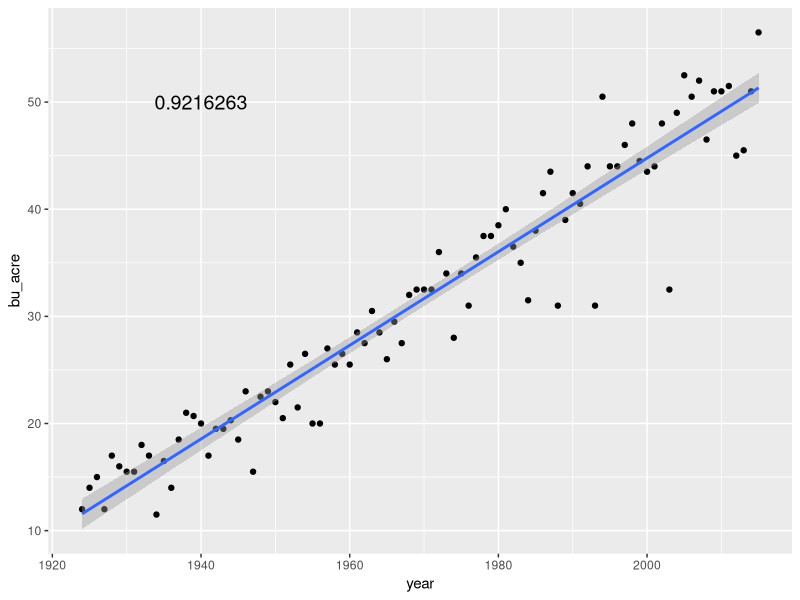
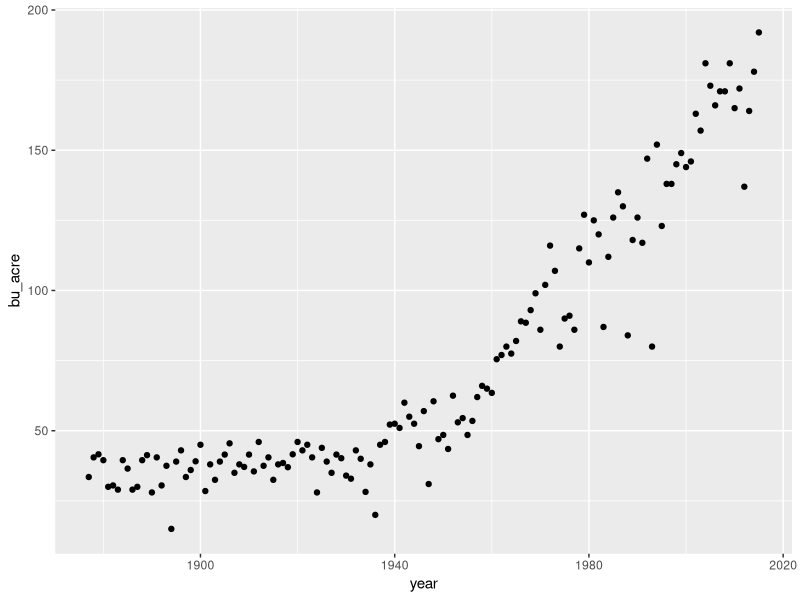
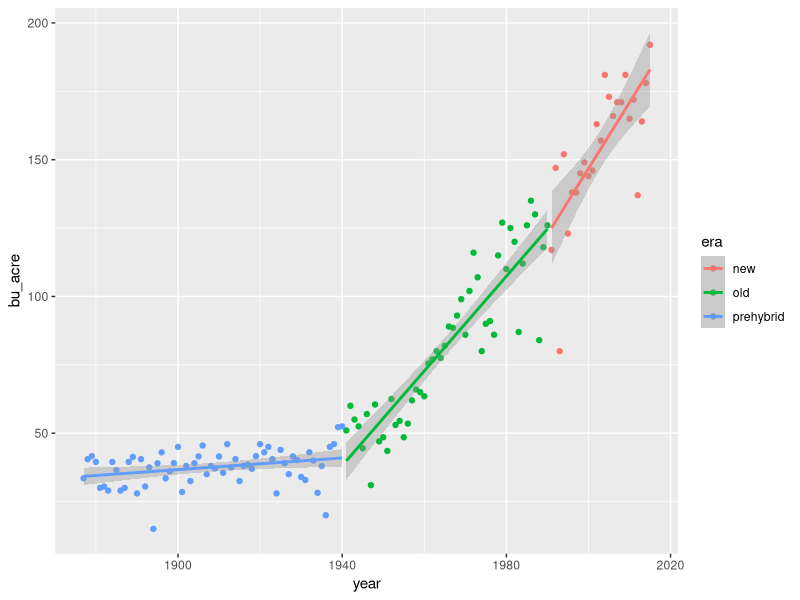
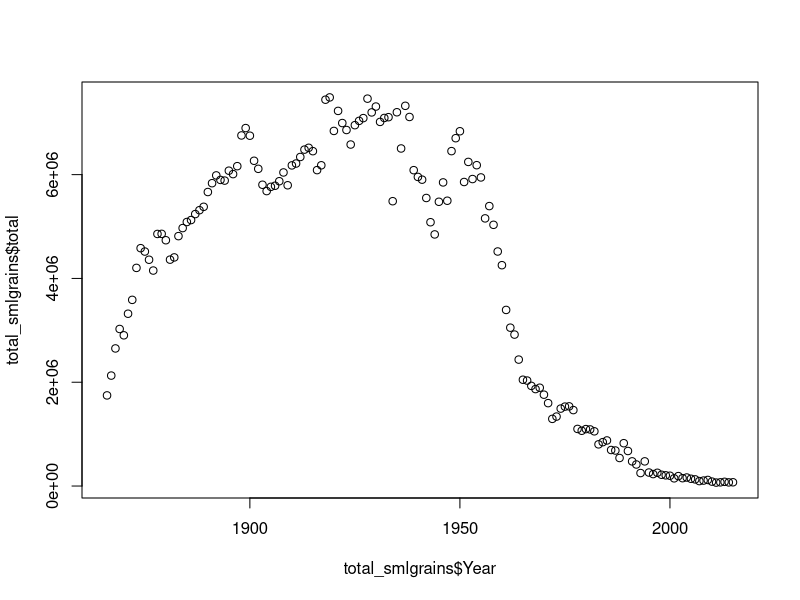
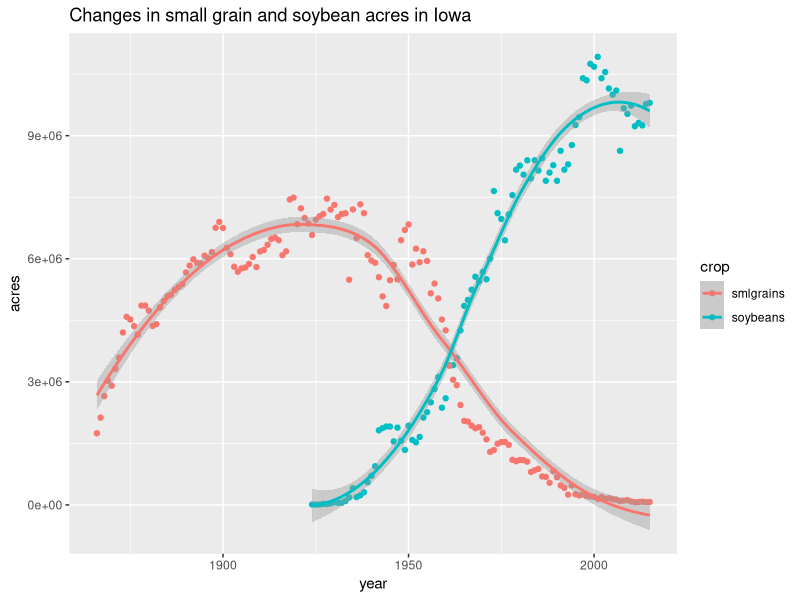

R code for these plots, in order:
getwd()
setwd()

library(readr) 
crops<-read_csv("NASS-Iowa.csv")  #ctr+enter or command+enter will run the line you are on 

head(crops)  #If you want to glance at the data
tail(crops)  # BTW, hashtag is used to insert commments

#Let's get rid of some columns

  #Choose the columns you want to keep
  fewer_columns<-crops[,c("Year", "State", "Commodity", "Data Item", "Value")]

  #Can also specify by column number  
  notsomany_columns<-crops[,c(2, 6, 16 ,17, 20)]

#Let's get rid of some rows - like everything, there are a lot of ways to do the same thing 
  
  recent<-fewer_columns[fewer_columns$Year != 1866, ]
  
  recent<-fewer_columns[fewer_columns$Year %in% c(1867:2015),]  
  
  recent<-fewer_columns[1:6819,]  
  
#Now let's subset soybeans, just bushels per acre  
  beans<-recent[recent$Commodity == "SOYBEANS" & 
          recent$`Data Item` == "SOYBEANS - YIELD, MEASURED IN BU / ACRE",]  
  
#These columns names are driving me crazy, let's rename  
  colnames(beans)<-c("year", "state", "commodity", "measure", "bu_acre")  
  beans<-beans[,-4] #We don't even need this column, let's remove
  
#Add a unit conversion as a new column
  beans$Mg_ha<-beans$bu_acre*60*0.00045*0.40
 
#Fit a linear model to examine the relationship between time and yield
mod<-lm(beans$bu_acre ~ beans$year)

#Look at the summary
summary(mod)

#Look at names of things the model gives us
names(summary(mod))

#What does it mean by "coefficients"?
summary(mod)$coefficients

#Extract the p-value
summary(mod)$coefficients[,4] 

#Extract the R squared
summary(mod)$r.squared

#Here is something that was extracted being useful
library(ggplot2)

ggplot(beans, aes(x=year, y=bu_acre))+
  geom_point()+
  geom_smooth(method='lm')+
  annotate("text", x=1940, y=50, label = summary(mod)$r.squared, size=5, parse=TRUE)


#######################################################
#Now let's subset grain corn, just bushels per acre  
corn<-recent[recent$Commodity == "CORN" & 
                recent$`Data Item` == "CORN, GRAIN - YIELD, MEASURED IN BU / ACRE",]  

#These columns names are driving me crazy, let's rename  
colnames(corn)<-c("year", "state", "commodity", "measure", "bu_acre")  
corn<-corn[,-4] #We don't even need this column, let's remove  

ggplot(corn, aes(x=year, y=bu_acre))+
  geom_point()

#Let's add a column to define "prehybrid", "old" and "new" era corn
corn$era[corn$year %in% c(1867:1940)]<-"prehybrid"
corn$era[corn$year %in% c(1941:1990)]<-"old"
corn$era[corn$year %in% c(1991:2015)]<-"new"

ggplot(corn, aes(x=year, y=bu_acre, group=era, color=era))+
  geom_point()+
  geom_smooth(method=lm)


####Fit lines to the data and look at the differences in slopes  
library(nlme) #We'll need this for a minute (lmList)
mod<-lmList(bu_acre ~ year | era, data=corn)

#And here we extract the actual slopes
coef(mod)[2]

#To determine if the slope are actually different, we would need STATISTICS

#######################################################
#Now we want to look at small grains as a group
#Subset most of the small grains listed
smlgrains<-fewer_columns[fewer_columns$Commodity %in% c("OATS", "BARLEY", "WHEAT", "RYE") & 
                       fewer_columns$`Data Item` %in% c("OATS - ACRES HARVESTED","BARLEY - ACRES HARVESTED",
                                                       "WHEAT - ACRES HARVESTED","RYE - ACRES HARVESTED"),]

#These data from NASS have a comma in them and we have to remove it by
 #substituting "nothing" in the place of the comma. You will run into random problems like
 #this a lot and you will always get past it. . .somehow 
smlgrains$Value<-as.numeric(gsub(",", "", smlgrains$Value))

#Here is a glimpse of your future with an awesome package (dplyr)
library(dplyr)
total_smlgrains<-group_by(smlgrains, Year)%>%
  summarise(total=sum(Value))
  
#Check it out 
plot(total_smlgrains$total~total_smlgrains$Year)

#####################################################
#Don't see many small grains these days, but I do see soybeans. I wonder about the 
 #relationship. Let's compare acre amounts

#Back to beans and this time subset "acres harvested"
bean_acres<-recent[recent$Commodity == "SOYBEANS" & 
                recent$`Data Item` == "SOYBEANS - ACRES HARVESTED",] 

#Now let's work to get the "bean_acres" dataframe and "total_smlgrains" dataframe to 
 #look identical so we tack them together for a tidy result
bean_acres<-bean_acres[,c(1,5)] #this is the information we actually need
colnames(bean_acres)<-c("year", "acres")

#Okay, should have left 'Commodity' in there, but now we don't 
  #have to have SOYBEANS shouted at us
bean_acres$crop<-"soybeans" 

#Make matching column names and "crop" label for total_smlgrains  
colnames(total_smlgrains)<- c("year", "acres")
total_smlgrains$crop<-"smlgrains"

#Now, R, bind these rows together (rbind)
both<-rbind(bean_acres, total_smlgrains)

#Here's a story about cropland use in Iowa
ggplot(both, aes(x=year, y=acres, group=crop, color=crop))+
  geom_point()+
  geom_smooth()+
  ggtitle("Changes in small grain and soybean acres in Iowa")